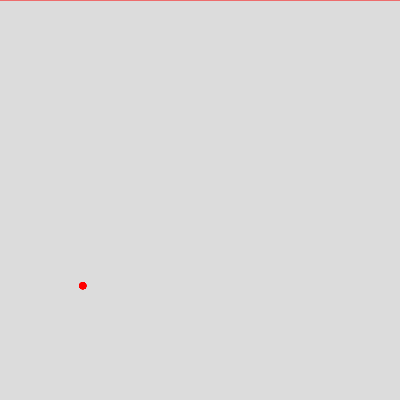
Frame 1 (no input)
Frame 60 (no input): identical to frame 1, image omitted
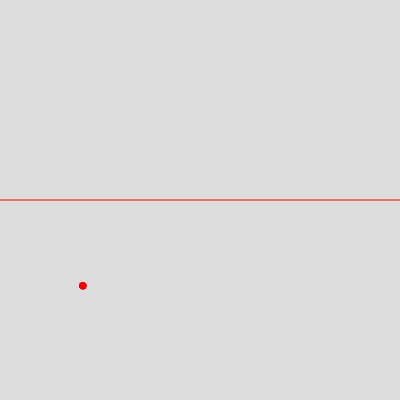
Frame 120 (the mouse pressed at the canvas centre since frame 60)

The p5.js sketch that drew these frames (run headless with seeded random() and noise() and a simulated clock; from frame 60 on, the mouse is pressed at the canvas centre):

// p5.js sketch
// ── sketch.js
function setup() {
  createCanvas(400, 400);
  randomNumX = random(0,400);
  randomNumY = random(0,400);

  }

function draw() {
  background(220);
  for (a=0; a<10; a++){
    fill("red");
    noStroke();
    ellipse(randomNumY,randomNumX, 7,7);
  }
  stroke("red");
  horizontalLine = line(0,mouseY,400,mouseY);
}
